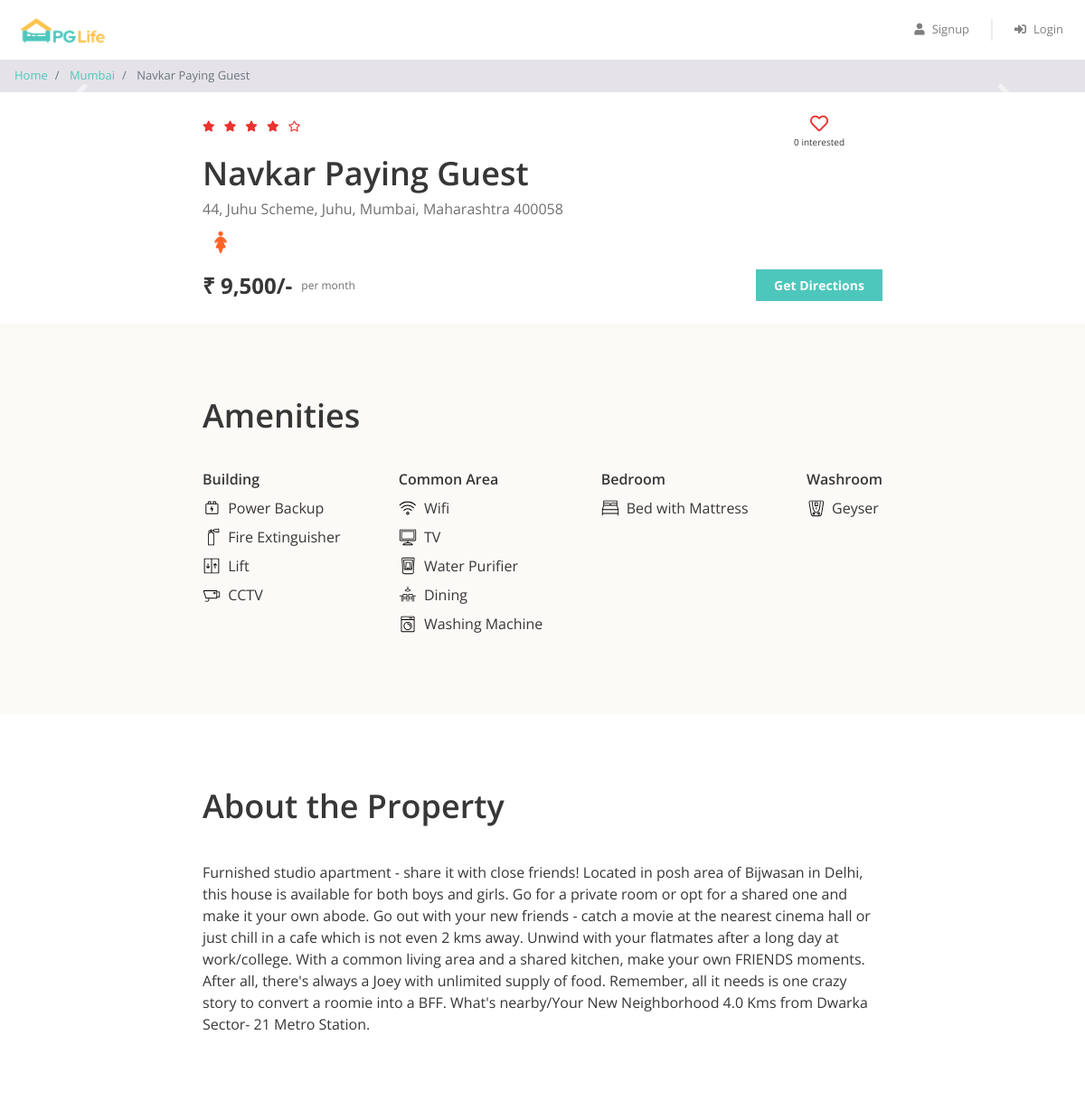
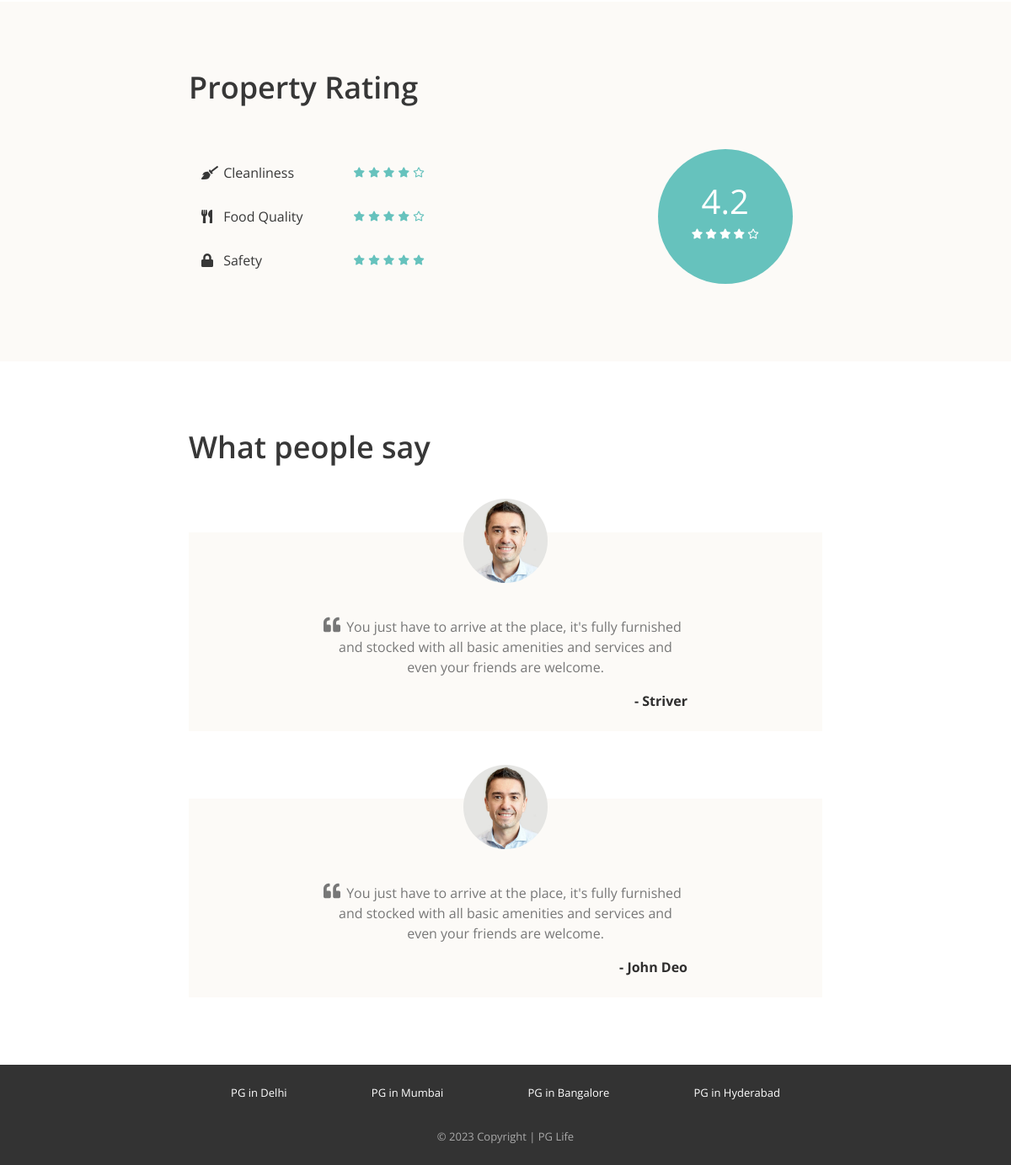
The app's page /property_detail.php?property_id=3 with its own data (2 pictures, top to bottom).
### tables this page shows
CREATE TABLE `properties` (
  `id` int(11) NOT NULL,
  `city_id` int(11) NOT NULL,
  `name` varchar(400) NOT NULL,
  `address` varchar(1020) NOT NULL,
  `description` longtext NOT NULL,
  `gender` enum('male','female','ubisex') NOT NULL DEFAULT 'male',
  `rent` int(11) NOT NULL,
  `rating_clean` float NOT NULL,
  `rating_food` float NOT NULL,
  `rating_safety` float NOT NULL,
  `Location` text NOT NULL
);

CREATE TABLE `cities` (
  `id` int(11) NOT NULL,
  `name` varchar(400) NOT NULL
);

CREATE TABLE `amenities` (
  `id` int(11) NOT NULL,
  `name` varchar(400) NOT NULL,
  `type` varchar(400) NOT NULL,
  `icon` varchar(120) NOT NULL
);

CREATE TABLE `testimonials` (
  `id` int(11) NOT NULL,
  `property_id` int(11) NOT NULL,
  `user_name` varchar(400) NOT NULL,
  `content` longtext NOT NULL
);

### property_detail.php (the view, shortened to what this page needs)
<?php
require "includes/database_connect.php";
$property_id = $_GET["property_id"];
$sql_1 = "SELECT *, p.id AS property_id, p.name AS property_name, c.name AS city_name
            FROM properties p
            INNER JOIN cities c ON p.city_id = c.id
            WHERE p.id = $property_id";
$result_1 = mysqli_query($conn, $sql_1);
$property = mysqli_fetch_assoc($result_1);
$sql_2 = "SELECT * FROM testimonials WHERE property_id = $property_id";
$result_2 = mysqli_query($conn, $sql_2);
$testimonials = mysqli_fetch_all($result_2, MYSQLI_ASSOC);
$sql_3 = "SELECT a.*
            FROM amenities a
            INNER JOIN properties_amenities pa ON a.id = pa.amenity_id
            WHERE pa.property_id = $property_id";
$result_3 = mysqli_query($conn, $sql_3);
$amenities = mysqli_fetch_all($result_3, MYSQLI_ASSOC);
$sql_4 = "SELECT * FROM interested_users_properties WHERE property_id = $property_id";
$result_4 = mysqli_query($conn, $sql_4);
$interested_users_count = mysqli_num_rows($result_4);
?>
<!DOCTYPE html>
<html lang="en">
<head>
    <?php
    include "includes/head_links.php";
    ?>
    <link href="css/property_detail.css" rel="stylesheet" />
</head>
<body>
    <?php
    include "includes/header.php";
    ?>
    <nav aria-label="breadcrumb">
        <ol class="breadcrumb py-2">
            <li class="breadcrumb-item">
                <a href="index.php">Home</a>
            </li>
            <li class="breadcrumb-item">
                <a href="property_list.php?city=<?= $property['city_name']; ?>"><?= $property['city_name']; ?></a>
            </li>
            <li class="breadcrumb-item active" aria-current="page">
                <?= $property['property_name']; ?>
            </li>
        </ol>
    </nav>
    <div id="property-images" class="carousel slide" data-ride="carousel">
        <a class="carousel-control-prev" href="#property-images" role="button" data-slide="prev">
            <span class="carousel-control-prev-icon" aria-hidden="true"></span>
        </a>
        <a class="carousel-control-next" href="#property-images" role="button" data-slide="next">
            <span class="carousel-control-next-icon" aria-hidden="true"></span>
        </a>
    </div>
    <div class="property-summary page-container">
        <div class="row no-gutters justify-content-between">
            <?php
            $total_rating = ($property['rating_clean'] + $property['rating_food'] + $property['rating_safety']) / 3;
            $total_rating = round($total_rating, 1);
            ?>
            <div class="star-container" title="<?= $total_rating ?>">
                <?php
                $rating = $total_rating;
                for ($i = 0; $i < 5; $i++) {
                    if ($rating >= $i + 0.8) {
                ?>
                        <i class="fas fa-star"></i>
                    <?php
                    } elseif ($rating >= $i + 0.3) {
                    ?>
                        <i class="fas fa-star-half-alt"></i>
                    <?php
                    } else {
                    ?>
                        <i class="far fa-star"></i>
                <?php
                    }
                }
                ?>
            </div>
            <div class="interested-container">
                <?php
                $is_interested = false;
                if ($is_interested) {
                ?>
                    <i class="is-interested-image fas fa-heart"></i>
                <?php
                } else {
                ?>
                    <i class="is-interested-image far fa-heart"></i>
                <?php
                }
                ?>
                <div class="interested-text">
                    <span class="interested-user-count"><?= $interested_users_count ?></span> interested
                </div>
            </div>
        </div>
        <div class="detail-container">
            <div class="property-name"><?= $property['property_name'] ?></div>
            <div class="property-address"><?= $property['address'] ?></div>
            <div class="property-gender">
                <?php
                if ($property['gender'] == "male") {
                ?>
                    <img src="img/male.png">
                <?php
                } elseif ($property['gender'] == "female") {
                ?>
                    <img src="img/female.png">
                <?php
                } else {
                ?>
                    <img src="img/unisex.png">
                <?php
                }
                ?>
            </div>
        </div>
        <div class="row no-gutters">
            <div class="rent-container col-6">
                <div class="rent">₹ <?= number_format($property['rent']) ?>/-</div>
                <div class="rent-unit">per month</div>
            </div>
            <div class="button-container col-6">
                <a href="<?= $property['Location'] ?>" target="_blank" class="btn btn-primary">Get Directions</a>
            </div>
        </div>
    </div>
    <div class="property-amenities">
        <div class="page-container">
            <h1>Amenities</h1>
            <div class="row justify-content-between">
                <div class="col-md-auto">
                    <h5>Building</h5>
                    <?php
                    foreach ($amenities as $amenity) {
                        if ($amenity['type'] == "Building") {
                    ?>
                            <div class="amenity-container">
                                <img src="img/amenities/<?= $amenity['icon'] ?>.svg">
                                <span><?= $amenity['name'] ?></span>
                            </div>
                    <?php
                        }
                    }
                    ?>
                </div>
                <div class="col-md-auto">
                    <h5>Common Area</h5>
                    <?php
                    foreach ($amenities as $amenity) {
                        if ($amenity['type'] == "Common Area") {
                    ?>
                            <div class="amenity-container">
                                <img src="img/amenities/<?= $amenity['icon'] ?>.svg">
                                <span><?= $amenity['name'] ?></span>
                            </div>
                    <?php
                        }
                    }
                    ?>
                </div>
                <div class="col-md-auto">
                    <h5>Bedroom</h5>
                    <?php
                    foreach ($amenities as $amenity) {
                        if ($amenity['type'] == "Bedroom") {
                    ?>
                            <div class="amenity-container">
                                <img src="img/amenities/<?= $amenity['icon'] ?>.svg">
                                <span><?= $amenity['name'] ?></span>
                            </div>
                    <?php
                        }
                    }
                    ?>
                </div>
                <div class="col-md-auto">
                    <h5>Washroom</h5>
                    <?php
                    foreach ($amenities as $amenity) {
                        if ($amenity['type'] == "Washroom") {
                    ?>
                            <div class="amenity-container">
                                <img src="img/amenities/<?= $amenity['icon'] ?>.svg">
                                <span><?= $amenity['name'] ?></span>
                            </div>
                    <?php
                        }
                    }
                    ?>
                </div>
            </div>
        </div>
    </div>
    <div class="property-about page-container">
        <h1>About the Property</h1>
        <p><?= $property['description'] ?></p>
    </div>
    <div class="property-rating">
        <div class="page-container">
            <h1>Property Rating</h1>
            <div class="row align-items-center justify-content-between">
                <div class="col-md-6">
                    <div class="rating-criteria row">
                        <div class="col-6">
                            <i class="rating-criteria-icon fas fa-broom"></i>
                            <span class="rating-criteria-text">Cleanliness</span>
                        </div>
                        <div class="rating-criteria-star-container col-6" title="<?= $property['rating_clean'] ?>">
                            <?php
                            $rating = $property['rating_clean'];
                            for ($i = 0; $i < 5; $i++) {
                                if ($rating >= $i + 0.8) {
                            ?>
                                    <i class="fas fa-star"></i>
                                <?php
                                } elseif ($rating >= $i + 0.3) {
                                ?>
                                    <i class="fas fa-star-half-alt"></i>
                                <?php
                                } else {
                                ?>
                                    <i class="far fa-star"></i>
                            <?php
                                }
                            }
                            ?>
                        </div>
                    </div>
                    <div class="rating-criteria row">
                        <div class="col-6">
                            <i class="rating-criteria-icon fas fa-utensils"></i>
                            <span class="rating-criteria-text">Food Quality</span>
                        </div>
                        <div class="rating-criteria-star-container col-6" title="<?= $property['rating_food'] ?>">
                            <?php
                            $rating = $property['rating_food'];
                            for ($i = 0; $i < 5; $i++) {
                                if ($rating >= $i + 0.8) {
                            ?>
                                    <i class="fas fa-star"></i>
                                <?php
                                } elseif ($rating >= $i + 0.3) {
                                ?>
                                    <i class="fas fa-star-half-alt"></i>
                                <?php
                                } else {
                                ?>
                                    <i class="far fa-star"></i>
                            <?php
                                }
                            }
                            ?>
                        </div>
                    </div>
                    <div class="rating-criteria row">
                        <div class="col-6">
                            <i class="rating-criteria-icon fa fa-lock"></i>
                            <span class="rating-criteria-text">Safety</span>
                        </div>
                        <div class="rating-criteria-star-container col-6" title="<?= $property['rating_safety'] ?>">
                            <?php
                            $rating = $property['rating_safety'];
                            for ($i = 0; $i < 5; $i++) {
                                if ($rating >= $i + 0.8) {
                            ?>
                                    <i class="fas fa-star"></i>
                                <?php
                                } elseif ($rating >= $i + 0.3) {
                                ?>
                                    <i class="fas fa-star-half-alt"></i>
                                <?php
                                } else {
                                ?>
                                    <i class="far fa-star"></i>
                            <?php
                                }
                            }
                            ?>
                        </div>
                    </div>
                </div>
                <div class="col-md-4">
                    <div class="rating-circle">
                        <?php
                        $total_rating = ($property['rating_clean'] + $property['rating_food'] + $property['rating_safety']) / 3;
                        $total_rating = round($total_rating, 1);
                        ?>
                        <div class="total-rating"><?= $total_rating ?></div>
                        <div class="rating-circle-star-container">
                            <?php
                            $rating = $total_rating;
                            for ($i = 0; $i < 5; $i++) {
                                if ($rating >= $i + 0.8) {
                            ?>
                                    <i class="fas fa-star"></i>
                                <?php
                                } elseif ($rating >= $i + 0.3) {
                                ?>
                                    <i class="fas fa-star-half-alt"></i>
                                <?php
                                } else {
                                ?>
                                    <i class="far fa-star"></i>
                            <?php
                                }
                            }
                            ?>
                        </div>
                    </div>
                </div>
            </div>
        </div>
    </div>
    <div class="property-testimonials page-container">
        <h1>What people say</h1>
        <?php
        foreach ($testimonials as $testimonial) {
        ?>
            <div class="testimonial-block">
                <div class="testimonial-image-container">
                    <img class="testimonial-img" src="img/man.png">
                </div>
                <div class="testimonial-text">
                    <i class="fa fa-quote-left" aria-hidden="true"></i>
                    <p><?= $testimonial['content'] ?></p>
                </div>
                <div class="testimonial-name">- <?= $testimonial['user_name'] ?></div>
            </div>
        <?php
        }
        ?>
    </div>
    <?php
    include "includes/footer.php";
    ?>
</body>
</html>

### records on screen
properties: city.name "Mumbai", name "Navkar Paying Guest", address "44, Juhu Scheme, Juhu, Mumbai, Maharashtra 400058", rent "9,500", description "Furnished studio apartment - share it with close friends! Located in posh area of Bijwasan in Delhi, this house is available for both boys and girls. Go for a private room or opt for a shared one and make it your own abode. Go out with your new friends - catch a movie at the nearest cinema hall or just chill in a cafe which is not even 2 kms away. Unwind with your flatmates after a long day at work/college. With a common living area and a shared kitchen, make your own FRIENDS moments. After all, there's always a Joey with unlimited supply of food. Remember, all it needs is one crazy story to convert a roomie into a BFF. What's nearby/Your New Neighborhood 4.0 Kms from Dwarka Sector- 21…", total_rating "4.2"
amenities: icon (picture), name "Power Backup"
amenities: icon (picture), name "Fire Extinguisher"
amenities: icon (picture), name "Lift"
amenities: icon (picture), name "CCTV"
amenities: icon (picture), name "Wifi"
amenities: shows a picture, name "TV"
amenities: icon (picture), name "Water Purifier"
amenities: icon (picture), name "Dining"
amenities: icon (picture), name "Washing Machine"
amenities: name "Bed with Mattress"
amenities: icon (picture), name "Geyser"
testimonials: content "You just have to arrive at the place, it's fully furnished and stocked with all basic amenities and services and even your friends are welcome.", user_name "Striver"
testimonials: content "You just have to arrive at the place, it's fully furnished and stocked with all basic amenities and services and even your friends are welcome.", user_name "John Deo"

### other values on screen
$interested_users_count "0"
